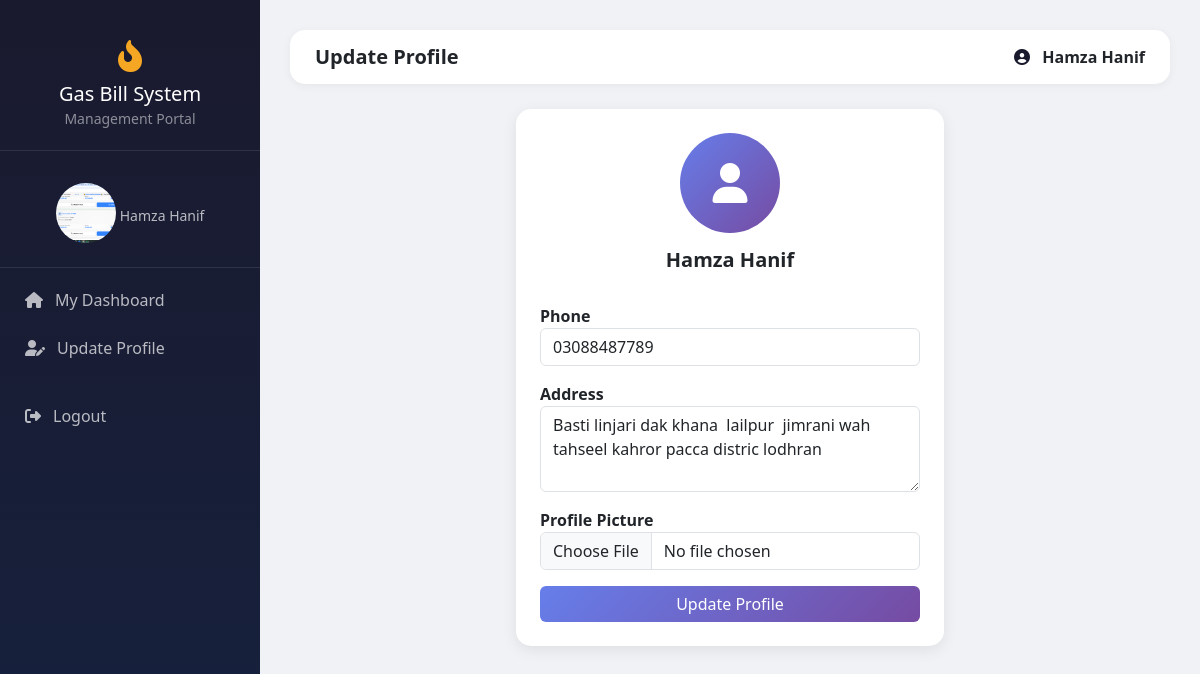
The app's page /profile/ (signed in) with its own data.
### bills/models.py (models this page shows, shortened)
class CustomerProfile(models.Model):
    user = models.OneToOneField(User, on_delete=models.CASCADE)
    meter_no = models.CharField(max_length=50, unique=True)
    phone = models.CharField(max_length=20, blank=True)
    address = models.TextField(blank=True)
    is_verified = models.BooleanField(default=False)
    otp = models.CharField(max_length=6, blank=True)
    profile_pic = models.ImageField(upload_to='profile_pics/', blank=True, null=True)

### bills/views.py (the view)
# urls.py: path('profile/', views.update_profile, name='update_profile'),
@login_required
def update_profile(request):
    profile = request.user.customerprofile
    if request.method == 'POST':
        form = ProfileUpdateForm(request.POST, request.FILES, instance=profile)
        if form.is_valid():
            form.save()
            return redirect('customer_dashboard')
    else:
        form = ProfileUpdateForm(instance=profile)
    return render(request, 'bills/update_profile.html', {'form': form})

### bills/forms.py
class ProfileUpdateForm(forms.ModelForm):
    class Meta:
        model = CustomerProfile
        fields = ['phone', 'address', 'profile_pic']
        widgets = {
            'phone': forms.TextInput(attrs={'class':'form-control'}),
            'address': forms.Textarea(attrs={'class':'form-control','rows':3}),
            'profile_pic': forms.FileInput(attrs={'class':'form-control'}),
        }

### bills/templates/bills/update_profile.html (shortened to what this page needs)
{% extends 'bills/base.html' %}
{% block page_title %}Update Profile{% endblock %}
{% block content %}
<div class="row justify-content-center">
<div class="col-md-6">
<div class="card p-4">
  <div class="text-center mb-4">
    {% if profile.profile_pic %}
    <img src="{{ profile.profile_pic.url }}" class="rounded-circle mb-3" style="width:100px;height:100px;object-fit:cover;">
    {% else %}
    <div style="width:100px;height:100px;background:linear-gradient(135deg,#667eea,#764ba2);border-radius:50%;display:flex;align-items:center;justify-content:center;margin:0 auto 15px;font-size:2.5rem;color:white;">
      <i class="fas fa-user"></i>
    </div>
    {% endif %}
    <h5 class="fw-bold">{{ request.user.get_full_name }}</h5>
  </div>
  <form method="post" enctype="multipart/form-data">
    <div class="mb-3"><label class="fw-bold">Phone</label>{{ form.phone }}</div>
    <div class="mb-3"><label class="fw-bold">Address</label>{{ form.address }}</div>
    <div class="mb-3"><label class="fw-bold">Profile Picture</label>{{ form.profile_pic }}</div>
    <button type="submit" class="btn btn-primary w-100">Update Profile</button>
  </form>
</div>
</div>
</div>
{% endblock %}

### bills/templates/bills/base.html (shortened to what this page needs)
<!DOCTYPE html>
<html lang="en">
<head>
<link href="https://cdn.jsdelivr.net/npm/bootstrap@5.3.0/dist/css/bootstrap.min.css" rel="stylesheet">
<link href="https://cdnjs.cloudflare.com/ajax/libs/font-awesome/6.4.0/css/all.min.css" rel="stylesheet">
</head>
<body>
{% if user.is_authenticated %}
  <div class="sidebar">
    <div class="brand">
      <i class="fas fa-fire-flame-curved"></i>
      <h5 class="mt-2 mb-0">Gas Bill System</h5>
      <small style="color:rgba(255,255,255,0.5);">Management Portal</small>
    </div>
    {% if user.is_staff %}
    <nav class="mt-3">
      <a href="/admin-dashboard/" class="nav-link"><i class="fas fa-tachometer-alt"></i> Dashboard</a>
      <a href="/add-bill/" class="nav-link"><i class="fas fa-plus-circle"></i> Add Bill</a>
      <a href="/customers/" class="nav-link"><i class="fas fa-users"></i> Customers</a>
      <a href="/admin/" class="nav-link"><i class="fas fa-cog"></i> Admin Panel</a>
      <a href="/logout/" class="nav-link" style="margin-top:20px;"><i class="fas fa-sign-out-alt"></i> Logout</a>
    </nav>
    {% else %}
    <nav class="mt-3">
      <div class="text-center p-3 mb-2" style="border-bottom:1px solid rgba(255,255,255,0.1)">
        {% if user.customerprofile.profile_pic %}
        <img src="{{ user.customerprofile.profile_pic.url }}" class="rounded-circle mb-2" style="width:60px;height:60px;object-fit:cover;">
        {% else %}
        <div style="width:60px;height:60px;background:rgba(255,255,255,0.1);border-radius:50%;display:flex;align-items:center;justify-content:center;margin:0 auto 8px;font-size:1.5rem;color:white;"><i class="fas fa-user"></i></div>
        {% endif %}
        <small style="color:rgba(255,255,255,0.7);">{{ user.get_full_name }}</small>
      </div>
      <a href="/dashboard/" class="nav-link"><i class="fas fa-home"></i> My Dashboard</a>
      <a href="/profile/" class="nav-link"><i class="fas fa-user-edit"></i> Update Profile</a>
      <a href="/logout/" class="nav-link" style="margin-top:20px;"><i class="fas fa-sign-out-alt"></i> Logout</a>
    </nav>
    {% endif %}
  </div>
  <div class="main-content">
    <div class="topbar">
      <h5 class="mb-0 fw-bold">{% block page_title %}Dashboard{% endblock %}</h5>
      <div>
        <i class="fas fa-user-circle me-2" style="color:var(--primary)"></i>
        <strong>{{ user.get_full_name|default:user.username }}</strong>
      </div>
    </div>
    {% block content %}{% endblock %}
  </div>
{% else %}
  {% block auth_content %}{% endblock %}
{% endif %}
</body>
</html>

### bills/templates/bills/base.html (style rules this page uses)
:root { --primary:#1a1a2e;--secondary:#16213e;--accent:#e94560;--gold:#f5a623; }
body { background:#f0f2f5;font-family:'Segoe UI',sans-serif; }
.sidebar { width:260px;min-height:100vh;background:linear-gradient(180deg,var(--primary),var(--secondary));position:fixed;left:0;top:0;z-index:100;padding-top:20px; }
.sidebar .brand { color:white;text-align:center;padding:20px;border-bottom:1px solid rgba(255,255,255,0.1); }
.sidebar .brand i { font-size:2rem;color:var(--gold); }
.sidebar .nav-link { color:rgba(255,255,255,0.7);padding:12px 25px;display:flex;align-items:center;gap:12px;transition:all 0.3s; }
.main-content { margin-left:260px;padding:30px; }
.topbar { background:white;border-radius:15px;padding:15px 25px;margin-bottom:25px;display:flex;justify-content:space-between;align-items:center;box-shadow:0 2px 10px rgba(0,0,0,0.05); }
.card { border:none;border-radius:15px;box-shadow:0 4px 15px rgba(0,0,0,0.08); }
.btn-primary { background:linear-gradient(135deg,#667eea,#764ba2);border:none; }

### records on screen
CustomerProfile: phone "03088487789", address "Basti linjari dak khana lailpur jimrani wah tahseel kahror pacca distric lodhran"

### other values on screen
{{ user.get_full_name }} "Hamza Hanif"
{{ user.get_full_name|default:user.username }} "Hamza Hanif"
{{ request.user.get_full_name }} "Hamza Hanif"
